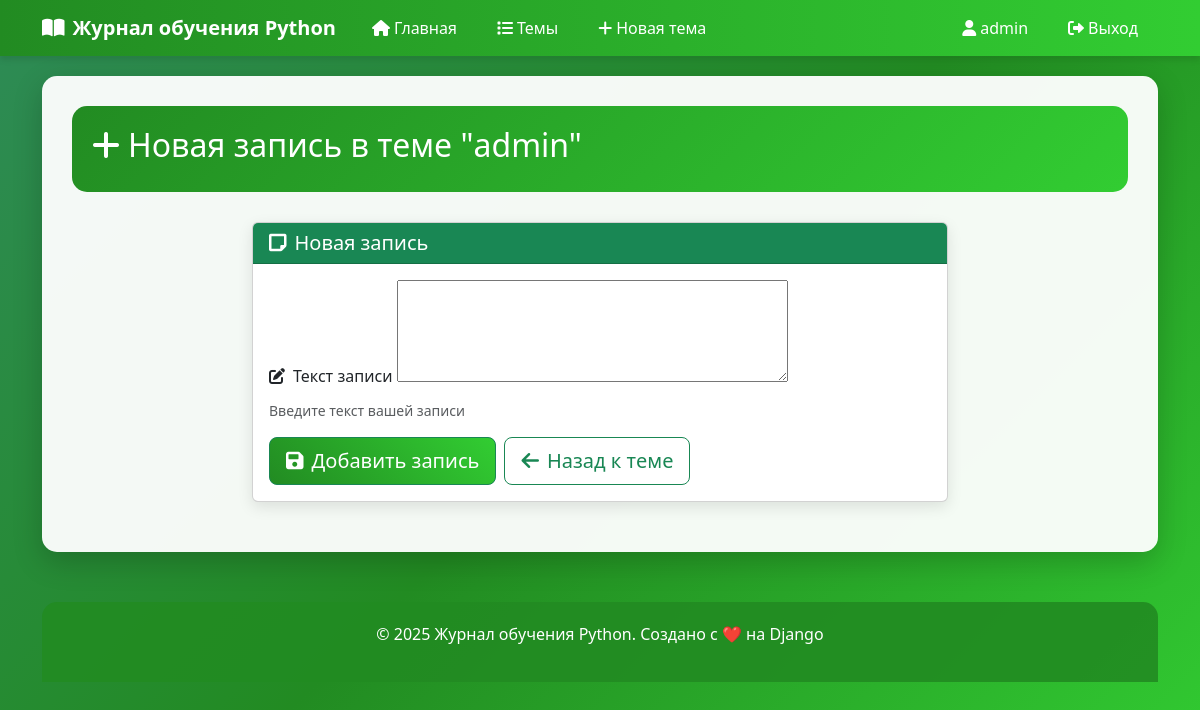
The app's page /new_entry/3/ (signed in), older data.
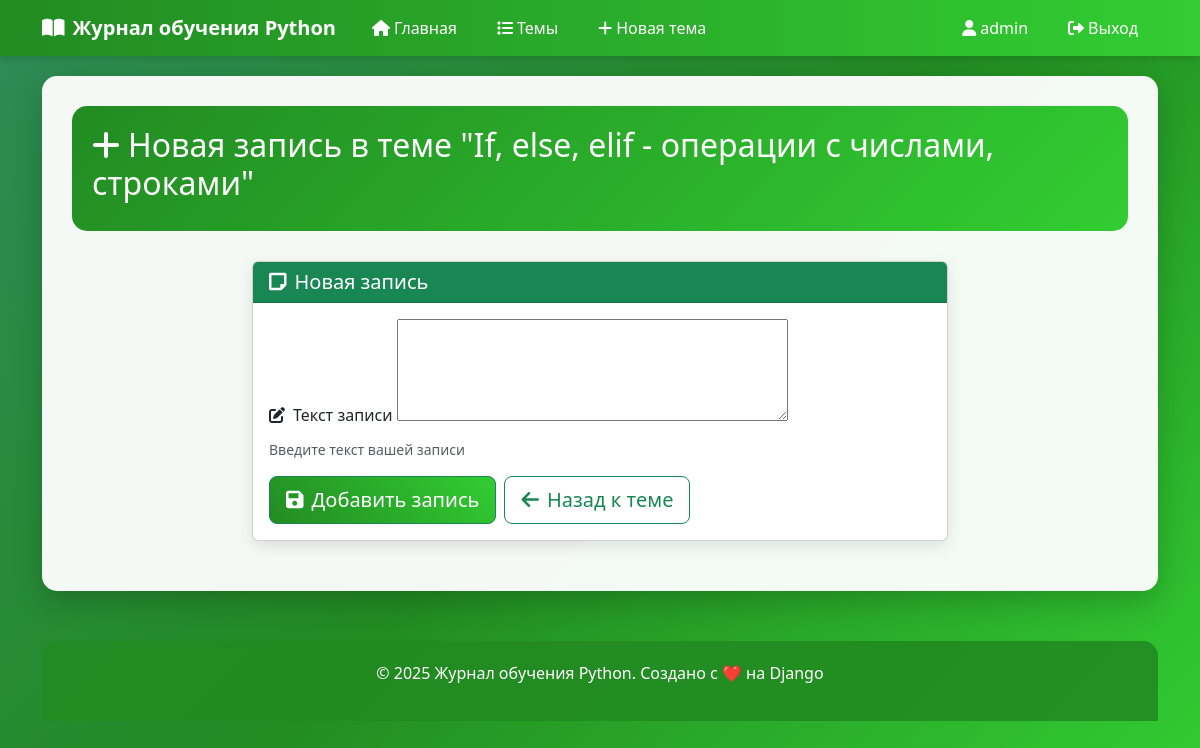
The same page, newer data.
### journal/models.py (models this page shows, shortened)
class Topic(models.Model):
    text = models.CharField(max_length=200)
    date_added = models.DateTimeField(auto_now_add=True)
    owner = models.ForeignKey(User, on_delete=models.CASCADE)

### journal/views.py (the view, shortened to what this page needs)
# urls.py: path('new_entry/<int:topic_id>/', views.new_entry, name='new_entry'),
@login_required
def new_entry(request, topic_id):
    topic = get_object_or_404(Topic, id=topic_id)
    if request.method != 'POST':
        form = EntryForm()
    return render(request, 'journal/new_entry.html', {'topic': topic, 'form': form})

### journal/forms.py
class EntryForm(forms.ModelForm):
    class Meta:
        model = Entry
        fields = ['text']
        labels = {'text': ''}
        widgets = {
            'text': forms.Textarea(attrs={'rows': 4, 'cols': 40})
        }

### templates/journal/new_entry.html (shortened to what this page needs)
{% extends "base.html" %}
{% block content %}
<div class="page-header">
    <h2><i class="fas fa-plus me-2"></i>Новая запись в теме "{{ topic.text }}"</h2>
</div>
<div class="row justify-content-center">
    <div class="col-md-8">
        <div class="card">
            <div class="card-header bg-success text-white">
                <h5 class="mb-0"><i class="fas fa-sticky-note me-2"></i>Новая запись</h5>
            </div>
            <div class="card-body">
                <form method="post" class="needs-validation" novalidate>
                    <div class="mb-3">
                        <label for="{{ form.text.id_for_label }}" class="form-label">
                            <i class="fas fa-edit me-2"></i>Текст записи
                        </label>
                        {{ form.text }}
                        <div class="form-text">Введите текст вашей записи</div>
                    </div>
                    <div class="d-grid gap-2 d-md-flex">
                        <button type="submit" class="btn btn-success btn-lg">
                            <i class="fas fa-save me-2"></i>Добавить запись
                        </button>
                        <a href="{% url 'journal:topic' topic.id %}" class="btn btn-outline-success btn-lg">
                            <i class="fas fa-arrow-left me-2"></i>Назад к теме
                        </a>
                    </div>
                </form>
            </div>
        </div>
    </div>
</div>
{% endblock %}

Row changes from the older to the newer data that the page shows:
changed Topic: text "admin" → "If, else, elif - операции с числами, строками"
